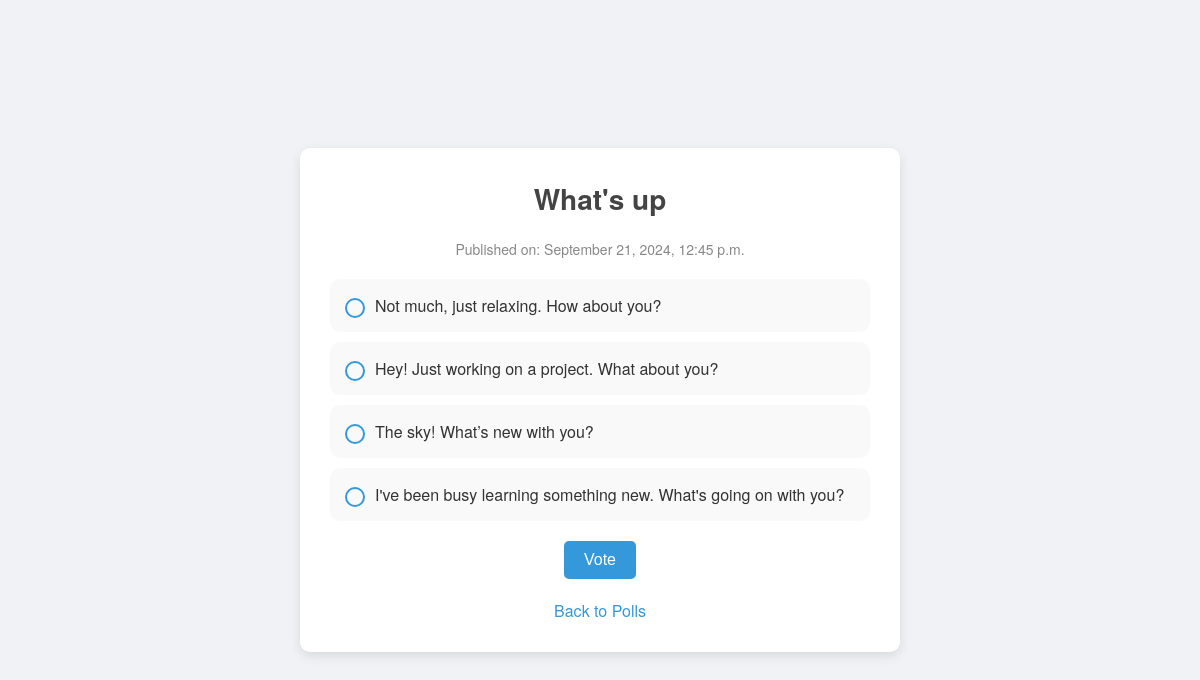
Page /polls/3/ on the committed database.
### polls/models.py (models this page shows, shortened)
class Question(models.Model):
    question_text = models.CharField(max_length=200)
    pub_date = models.DateTimeField("date published")

class Choice(models.Model):
    question = models.ForeignKey(Question, on_delete=models.CASCADE)
    choice_text = models.CharField(max_length=200)
    votes = models.IntegerField(default=0)

### polls/views.py (the view)
# urls.py: path("<int:pk>/", view=views.DetailView.as_view(), name="detail"),
class DetailView(generic.DetailView):
    model = Question
    template_name = "polls/question_detail.html"
    """
    Excludes any questions that aren't published yet.
    """
    def get_queryset(self) -> QuerySet[Any]:
        return Question.objects.filter(pub_date__lte=timezone.now())

### polls/templates/polls/question_detail.html (shortened to what this page needs)
<!DOCTYPE html>
<html lang="en">
<head>
</head>
<body>
    <div class="container">
        <h1>{{ question.question_text }}</h1>
        <div class="pub-date">Published on: {{ question.pub_date|date:"F j, Y, g:i a" }}</div>
        <form action="{% url 'polls:vote' question.id %}" method="post">
            <ul class="choices">
                {% for choice in question.choice_set.all %}
                <li class="choice-item">
                    <label class="choice">
                        <span class="custom-radio"></span>
                        {{ choice.choice_text }}
                    </label>
                </li>
                {% endfor %}
            </ul>
            <button type="submit">Vote</button>
        </form>
        <a href="{% url 'polls:index' %}" class="back-link">Back to Polls</a>
    </div>
</body>
</html>

### polls/templates/polls/question_detail.html (style rules this page uses)
* { margin: 0; padding: 0; box-sizing: border-box; }
body { font-family: 'Helvetica Neue', Arial, sans-serif; background-color: #f0f2f5; color: #333; display: flex; justify-content: center; align-items: center; min-height: 100vh; padding: 20px; }
.container { background-color: #fff; border-radius: 10px; box-shadow: 0 4px 12px rgba(0, 0, 0, 0.1); max-width: 600px; width: 100%; padding: 30px; text-align: center; }
h1 { font-size: 28px; color: #444; margin-bottom: 20px; }
.pub-date { font-size: 14px; color: #888; margin-bottom: 20px; }
.choices { list-style-type: none; padding: 0; }
.choice-item { background-color: #f9f9f9; margin: 10px 0; padding: 15px; border-radius: 10px; transition: box-shadow 0.2s; cursor: pointer; }
label { display: flex; align-items: center; width: 100%; text-align: left; }
.custom-radio { width: 20px; height: 20px; border-radius: 50%; border: 2px solid #3498db; display: inline-block; margin-right: 10px; position: relative; top: 2px; }
button { background-color: #3498db; color: white; border: none; padding: 10px 20px; border-radius: 5px; cursor: pointer; font-size: 16px; margin-top: 10px; transition: background-color 0.2s; }
.back-link { display: block; margin-top: 20px; text-decoration: none; color: #3498db; }

### rows in the picture
Question: question_text "What's up", pub_date "September 21, 2024, 12:45 p.m."
Choice: choice_text "Not much, just relaxing. How about you?"
Choice: choice_text "Hey! Just working on a project. What about you?"
Choice: choice_text "The sky! What’s new with you?"
Choice: choice_text "I've been busy learning something new. What's going on with you?"
